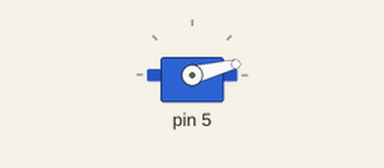
Bench run of a sketch on a simulated Arduino Uno, built with avr-gcc and run on an emulated ATmega328P. Parts: servo.

Above: at 0.05 s.
At 0.45 s:
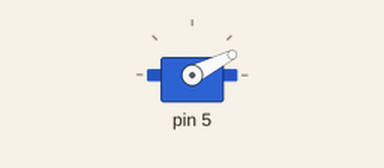
Timing chart, 0 to 3.0 s (numbered marks = the images above):
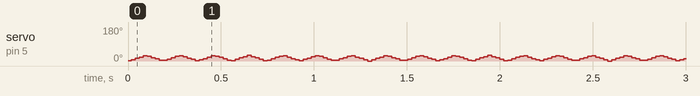

The sketch:

servo_test.ino
```cpp
/*
 * Servo Testing sketch for new code design of hexapod
 * structure:
 *  - Interrupt triggered by the millis timer (timer 0 i think)
 *        - ISR updates the position of the servo
 *  - Use a class to control/update the servos
 *        - Initialiser to setup variables, input = pin number and phase shift
 *        - Setup function to setup the servo (and detach??)
 *        - function to put servo into starting position
 *        - Update function to update the servo position depending on the current time
 *  - Need to test with servo to create an array of positions which when gone through
 *      at 1 millis intervals (or other time period) results in smooth (as poss) motion
 *      - will need to measure speed of the servo movement
 *      - use excel to generate some data to use on servos
 *  - Extra functionality:
 *      - Ability to control the speed of the servos/walking
 *      - fowards/backwards/turning motions
 *      - maybe include expansion/generalisation for the movement angles??
 *
 *      for servo from arduino starter kit, 180 degrees in 400ms (ish) = 0.45 degrees/ms = 2.22ms/degree so max speed when delay of 3ms between updates
 */

// direction/movement definitions
 #define FORWARDS   1
 #define BACKWARDS  2
 #define TURN_CW    3
 #define TURN_CCW   4

// library includes
#include <Servo.h>

// global variables
unsigned char direction;
unsigned char speed;
// array to include positons for smooth servo motion (may need multiple depending on the scalability of the array for different speeds)
const unsigned char servo_positions[4] = {10,20,30};
// array of standstill positions (index = pin number)
const unsigned char standstill_positions[4] = {1,2,3};

//movement array(s)
#define movement_30deg_2slow_size 36
int movement_positions_30deg_2slow[movement_30deg_2slow_size + 1] = {0,1,1,2,2,3,3,4,5,6,7,8,9,10,11,12,13,14,15,16,17,18,19,20,21,22,23,24,25,26,27,27,28,28,29,29,30};
#define movement_30deg_size 30
int movement_positions_30deg[movement_30deg_size + 1] = {0,1,2,3,4,5,6,7,8,9,10,11,12,13,14,15,16,17,18,19,20,21,22,23,24,25,26,27,28,29,30};


/***********************************************************************************************************************************************************/
/* HEXAPOD CLASS *******************************************************************************************************************************************/
/***********************************************************************************************************************************************************/
class hexapod{
  // declare member varibles and initialise servo class
  unsigned char servo_pin;
  unsigned char servo_phase;
  volatile int position_index;
  volatile char index_increment;

  Servo servo;

  public:
  // class constructor (initialises member variables for particular instances of class, this can include the pin the servo is
  //    connected and maybe even the position on the hexapod for further expandibility)
  hexapod(int pin){
    servo_pin = pin;
    position_index = 0;
    index_increment = 1;
  }
  // setup member function
  void begin(){
    servo.attach(servo_pin);
  }
  void set_direction(int phase){
    // standstill member function to set servo to standstill postion
    servo_phase = phase;
    // initialise the position index variable based on the phase
    position_index = phase;
    // also set counting direction
    index_increment = 1;
  }
  void standstill(){
    // set servo to standstill position
    servo.write(standstill_positions[servo_pin]);
  }
  // member function to set all the servos to their starting positions for the given movement
  void start_pos(){
    // set servo to position indicated in matrix of starting positions
    servo.write(servo_positions[position_index]);
  }
  // servo update member function
  void update(){
    // increment the index variable and update the servo to the corresponding position as described in the servo position array
    position_index+= index_increment;
    if((position_index == movement_30deg_size)|(position_index == 0)){
      index_increment = -index_increment;
    }
    servo.write(movement_positions_30deg[position_index]);
  }
};

// setup hexapod class on pin 5
hexapod test_servo(5);

// function which will setup the required global variables for forward/reverse/turning (likely the position index among others)
//    and also update the phases required for the individual servos
void setMovement(int movement, int movement_speed){
  switch(movement){
    case FORWARDS:
    {
      // forwards motion
    }
    break;
    case BACKWARDS:
    {
      // backwards motion
    }
    break;
    case TURN_CW:
    {
      // turn clockwise
    }
    break;
    case TURN_CCW:
    {
      // turn counter-clockwise
    }
    break;
    default:
    {
      // default behaviour
    }
    break;
  }
  test_servo.set_direction(0);
}

void setup() {
  // setup servos
  test_servo.begin();
  // put in standstill position
  //test_servo.standstill();
  //delay(10000);
  //setMovement(FORWARDS, 7);
  //test_servo.start_pos();

  /*
  // INTERRUPTS!!
  // setup the compare match register on timer 0 to interrupt half way between the millis interrupts and enable timer interrupt
  //    - may need to use different timer if one millisecond is too short a time period = very likely
  OCR0A = 0x7F;
  TIMSK0 |= (1<<OCIE0A);
  */
}

/*
// ISR for timer interrupt
SIGNAL(TIMER0_COMPA_vect){
  test_servo.update();
}
*/

void loop() {
  // continuously update the servo
  test_servo.update();
  delay(3);
}
```

Measured:
- by itself, servo on pin 5: moves between 0° and 30°, repeating every 1.3 s
